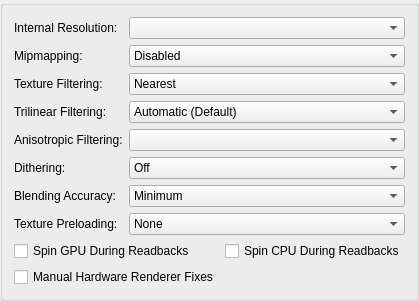
     <widget class="QGroupBox" name="hardwareRenderingTab">
      <attribute name="title">
       <string>Rendering</string>
      </attribute>
      <layout class="QFormLayout" name="formLayout_4">
       <item row="0" column="0">
        <widget class="QLabel" name="internalResLabel">
         <property name="text">
          <string>Internal Resolution:</string>
         </property>
        </widget>
       </item>
       <item row="0" column="1">
        <widget class="QComboBox" name="upscaleMultiplier"/>
       </item>
       <item row="2" column="0">
        <widget class="QLabel" name="textureFilteringLabel">
         <property name="text">
          <string>Texture Filtering:</string>
         </property>
        </widget>
       </item>
       <item row="2" column="1">
        <widget class="QComboBox" name="textureFiltering">
         <item>
          <property name="text">
           <string>Nearest</string>
          </property>
         </item>
         <item>
          <property name="text">
           <string>Bilinear (Forced)</string>
          </property>
         </item>
         <item>
          <property name="text">
           <string>Bilinear (PS2)</string>
          </property>
         </item>
         <item>
          <property name="text">
           <string>Bilinear (Forced excluding sprite)</string>
          </property>
         </item>
        </widget>
       </item>
       <item row="3" column="0">
        <widget class="QLabel" name="trilinearFilterLabel">
         <property name="text">
          <string>Trilinear Filtering:</string>
         </property>
        </widget>
       </item>
       <item row="3" column="1">
        <widget class="QComboBox" name="trilinearFiltering">
         <item>
          <property name="text">
           <string>Automatic (Default)</string>
          </property>
         </item>
         <item>
          <property name="text">
           <string>Off (None)</string>
          </property>
         </item>
         <item>
          <property name="text">
           <string>Trilinear (PS2)</string>
          </property>
         </item>
         <item>
          <property name="text">
           <string>Trilinear (Forced)</string>
          </property>
         </item>
        </widget>
       </item>
       <item row="4" column="0">
        <widget class="QLabel" name="anisotropicFilteringLabel">
         <property name="text">
          <string>Anisotropic Filtering:</string>
         </property>
        </widget>
       </item>
       <item row="4" column="1">
        <widget class="QComboBox" name="anisotropicFiltering"/>
       </item>
       <item row="5" column="0">
        <widget class="QLabel" name="ditheringLabel">
         <property name="text">
          <string>Dithering:</string>
         </property>
        </widget>
       </item>
       <item row="5" column="1">
        <widget class="QComboBox" name="dithering">
         <item>
          <property name="text">
           <string>Off</string>
          </property>
         </item>
         <item>
          <property name="text">
           <string>Scaled</string>
          </property>
         </item>
         <item>
          <property name="text">
           <string>Unscaled (Default)</string>
          </property>
         </item>
         <item>
          <property name="text">
           <string>Force 32bit</string>
          </property>
         </item>
        </widget>
       </item>
       <item row="6" column="0">
        <widget class="QLabel" name="blendingLabel">
         <property name="text">
          <string>Blending Accuracy:</string>
         </property>
        </widget>
       </item>
       <item row="6" column="1">
        <widget class="QComboBox" name="blending">
         <item>
          <property name="text">
           <string>Minimum</string>
          </property>
         </item>
         <item>
          <property name="text">
           <string>Basic (Recommended)</string>
          </property>
         </item>
         <item>
          <property name="text">
           <string>Medium</string>
          </property>
         </item>
         <item>
          <property name="text">
           <string>High</string>
          </property>
         </item>
         <item>
          <property name="text">
           <string>Full (Slow)</string>
          </property>
         </item>
         <item>
          <property name="text">
           <string>Maximum (Very Slow)</string>
          </property>
         </item>
        </widget>
       </item>
       <item row="7" column="0">
        <widget class="QLabel" name="texturePreloadingLabel">
         <property name="text">
          <string>Texture Preloading:</string>
         </property>
        </widget>
       </item>
       <item row="7" column="1">
        <widget class="QComboBox" name="texturePreloading">
         <item>
          <property name="text">
           <string>None</string>
          </property>
         </item>
         <item>
          <property name="text">
           <string>Partial</string>
          </property>
         </item>
         <item>
          <property name="text">
           <string>Full (Hash Cache)</string>
          </property>
         </item>
        </widget>
       </item>
       <item row="8" column="0" colspan="2">
        <layout class="QGridLayout" name="hardwareRenderingOptionsLayout">
         <item row="0" column="0">
          <widget class="QCheckBox" name="spinGPUDuringReadbacks">
           <property name="text">
            <string>Spin GPU During Readbacks</string>
           </property>
          </widget>
         </item>         
         <item row="0" column="1">
          <widget class="QCheckBox" name="spinCPUDuringReadbacks">
           <property name="text">
            <string>Spin CPU During Readbacks</string>
           </property>
          </widget>
         </item>
         <item row="1" column="0">
          <widget class="QCheckBox" name="enableHWFixes">
           <property name="text">
            <string>Manual Hardware Renderer Fixes</string>
           </property>
          </widget>
         </item>
        </layout>
       </item>
	   <item row="1" column="0">
        <widget class="QLabel" name="hwMipmappingLabel">
         <property name="text">
          <string>Mipmapping:</string>
         </property>
        </widget>
       </item>
       <item row="1" column="1">
        <widget class="QComboBox" name="hwMipmapMode">
         <item>
          <property name="text">
           <string>Disabled</string>
          </property>
         </item>
         <item>
          <property name="text">
           <string>Enabled</string>
          </property>
         </item>
         <item>
          <property name="text">
           <string>All Levels</string>
          </property>
         </item>
         <item>
          <property name="text">
           <string>Unclamped</string>
          </property>
         </item>
        </widget>
       </item>
      </layout>
     </widget>
